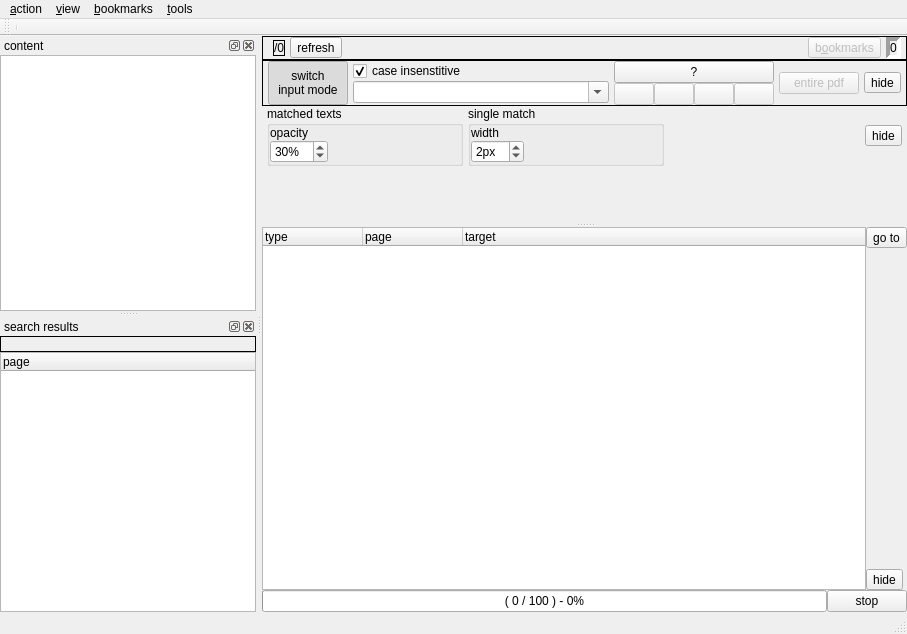
<?xml version="1.0" encoding="UTF-8"?>
<ui version="4.0">
 <class>MPdfReader2</class>
 <widget class="QMainWindow" name="MPdfReader2">
  <property name="geometry">
   <rect>
    <x>0</x>
    <y>0</y>
    <width>907</width>
    <height>634</height>
   </rect>
  </property>
  <property name="windowTitle">
   <string notr="true"/>
  </property>
  <property name="windowIcon">
   <iconset resource="resfile.qrc">
    <normaloff>:/new/icons/icons/pdf_icon.png</normaloff>:/new/icons/icons/pdf_icon.png</iconset>
  </property>
  <widget class="QWidget" name="centralwidget">
   <layout class="QVBoxLayout" name="verticalLayout_3">
    <item>
     <widget class="MDocHeader" name="wdgHeader" native="true"/>
    </item>
    <item>
     <widget class="QStackedWidget" name="stwPdf">
      <property name="currentIndex">
       <number>0</number>
      </property>
      <widget class="QWidget" name="page">
       <layout class="QVBoxLayout" name="verticalLayout_2">
        <item>
         <widget class="QWidget" name="wdgPdf" native="true">
          <property name="sizePolicy">
           <sizepolicy hsizetype="Preferred" vsizetype="Expanding">
            <horstretch>0</horstretch>
            <verstretch>0</verstretch>
           </sizepolicy>
          </property>
          <layout class="QVBoxLayout" name="verticalLayout_8">
           <item>
            <widget class="QFrame" name="wdgMainPanel">
             <property name="sizePolicy">
              <sizepolicy hsizetype="Preferred" vsizetype="Fixed">
               <horstretch>0</horstretch>
               <verstretch>0</verstretch>
              </sizepolicy>
             </property>
             <property name="frameShape">
              <enum>QFrame::Box</enum>
             </property>
             <layout class="QHBoxLayout" name="horizontalLayout_6">
              <property name="spacing">
               <number>5</number>
              </property>
              <property name="leftMargin">
               <number>5</number>
              </property>
              <property name="topMargin">
               <number>0</number>
              </property>
              <property name="rightMargin">
               <number>5</number>
              </property>
              <property name="bottomMargin">
               <number>0</number>
              </property>
              <item>
               <widget class="MSpinIter" name="wdgSpinIter" native="true"/>
              </item>
              <item>
               <widget class="QLabel" name="lblPgNum">
                <property name="sizePolicy">
                 <sizepolicy hsizetype="Preferred" vsizetype="Fixed">
                  <horstretch>0</horstretch>
                  <verstretch>0</verstretch>
                 </sizepolicy>
                </property>
                <property name="frameShape">
                 <enum>QFrame::Box</enum>
                </property>
                <property name="text">
                 <string notr="true">/0</string>
                </property>
                <property name="alignment">
                 <set>Qt::AlignCenter</set>
                </property>
                <property name="margin">
                 <number>3</number>
                </property>
                <property name="textInteractionFlags">
                 <set>Qt::NoTextInteraction</set>
                </property>
               </widget>
              </item>
              <item>
               <widget class="QToolButton" name="btRefreshZoom">
                <property name="toolTip">
                 <string>refresh page</string>
                </property>
                <property name="text">
                 <string>refresh</string>
                </property>
                <property name="icon">
                 <iconset resource="resfile.qrc">
                  <normaloff>:/new/icons/icons/refresh.png</normaloff>:/new/icons/icons/refresh.png</iconset>
                </property>
                <property name="shortcut">
                 <string>Ctrl+R</string>
                </property>
               </widget>
              </item>
              <item>
               <spacer name="horizontalSpacer_2">
                <property name="orientation">
                 <enum>Qt::Horizontal</enum>
                </property>
                <property name="sizeHint" stdset="0">
                 <size>
                  <width>10</width>
                  <height>10</height>
                 </size>
                </property>
               </spacer>
              </item>
              <item>
               <widget class="QToolButton" name="tbBookmarks">
                <property name="enabled">
                 <bool>false</bool>
                </property>
                <property name="toolTip">
                 <string>active bookmarks</string>
                </property>
                <property name="text">
                 <string>b&amp;ookmarks</string>
                </property>
                <property name="icon">
                 <iconset resource="resfile.qrc">
                  <normaloff>:/new/icons/icons/go.png</normaloff>:/new/icons/icons/go.png</iconset>
                </property>
                <property name="checkable">
                 <bool>true</bool>
                </property>
                <property name="toolButtonStyle">
                 <enum>Qt::ToolButtonTextBesideIcon</enum>
                </property>
               </widget>
              </item>
              <item>
               <widget class="QLabel" name="lblBm">
                <property name="frameShape">
                 <enum>QFrame::Panel</enum>
                </property>
                <property name="frameShadow">
                 <enum>QFrame::Sunken</enum>
                </property>
                <property name="lineWidth">
                 <number>4</number>
                </property>
                <property name="text">
                 <string notr="true">0</string>
                </property>
                <property name="textFormat">
                 <enum>Qt::PlainText</enum>
                </property>
                <property name="alignment">
                 <set>Qt::AlignCenter</set>
                </property>
                <property name="margin">
                 <number>1</number>
                </property>
                <property name="textInteractionFlags">
                 <set>Qt::NoTextInteraction</set>
                </property>
               </widget>
              </item>
             </layout>
            </widget>
           </item>
           <item>
            <widget class="QFrame" name="wdgFind">
             <property name="sizePolicy">
              <sizepolicy hsizetype="Preferred" vsizetype="Fixed">
               <horstretch>0</horstretch>
               <verstretch>0</verstretch>
              </sizepolicy>
             </property>
             <property name="frameShape">
              <enum>QFrame::Box</enum>
             </property>
             <layout class="QHBoxLayout" name="horizontalLayout_7">
              <property name="spacing">
               <number>5</number>
              </property>
              <property name="leftMargin">
               <number>5</number>
              </property>
              <property name="topMargin">
               <number>0</number>
              </property>
              <property name="rightMargin">
               <number>5</number>
              </property>
              <property name="bottomMargin">
               <number>0</number>
              </property>
              <item>
               <widget class="QPushButton" name="btInpMode">
                <property name="sizePolicy">
                 <sizepolicy hsizetype="Preferred" vsizetype="Preferred">
                  <horstretch>0</horstretch>
                  <verstretch>0</verstretch>
                 </sizepolicy>
                </property>
                <property name="text">
                 <string>switch
input mode</string>
                </property>
                <property name="checkable">
                 <bool>true</bool>
                </property>
                <property name="checked">
                 <bool>true</bool>
                </property>
               </widget>
              </item>
              <item>
               <widget class="QStackedWidget" name="stwInp">
                <property name="currentIndex">
                 <number>0</number>
                </property>
                <widget class="QWidget" name="page_2">
                 <layout class="QVBoxLayout" name="verticalLayout">
                  <item>
                   <widget class="QCheckBox" name="cbCaseInsensitive">
                    <property name="text">
                     <string>case insenstitive</string>
                    </property>
                    <property name="checked">
                     <bool>true</bool>
                    </property>
                   </widget>
                  </item>
                  <item>
                   <widget class="QComboBox" name="cmbSearch">
                    <property name="sizePolicy">
                     <sizepolicy hsizetype="Expanding" vsizetype="Fixed">
                      <horstretch>0</horstretch>
                      <verstretch>0</verstretch>
                     </sizepolicy>
                    </property>
                    <property name="editable">
                     <bool>true</bool>
                    </property>
                    <property name="insertPolicy">
                     <enum>QComboBox::InsertAtTop</enum>
                    </property>
                    <property name="sizeAdjustPolicy">
                     <enum>QComboBox::AdjustToContentsOnFirstShow</enum>
                    </property>
                   </widget>
                  </item>
                 </layout>
                </widget>
                <widget class="QWidget" name="page_3">
                 <layout class="QHBoxLayout" name="horizontalLayout_8">
                  <item>
                   <widget class="CLatCopt" name="wdgScrInp" native="true"/>
                  </item>
                 </layout>
                </widget>
               </widget>
              </item>
              <item>
               <layout class="QVBoxLayout" name="verticalLayout_4">
                <property name="spacing">
                 <number>0</number>
                </property>
                <item>
                 <widget class="QPushButton" name="btHighlight">
                  <property name="sizePolicy">
                   <sizepolicy hsizetype="Preferred" vsizetype="Fixed">
                    <horstretch>0</horstretch>
                    <verstretch>0</verstretch>
                   </sizepolicy>
                  </property>
                  <property name="toolTip">
                   <string>highlight all matches</string>
                  </property>
                  <property name="text">
                   <string notr="true">?</string>
                  </property>
                  <property name="icon">
                   <iconset resource="resfile.qrc">
                    <normaloff>:/new/icons/icons/bulboff.png</normaloff>
                    <normalon>:/new/icons/icons/bulbon.png</normalon>:/new/icons/icons/bulboff.png</iconset>
                  </property>
                  <property name="checkable">
                   <bool>true</bool>
                  </property>
                 </widget>
                </item>
                <item>
                 <widget class="QWidget" name="wdgButtons" native="true">
                  <property name="enabled">
                   <bool>false</bool>
                  </property>
                  <layout class="QHBoxLayout" name="horizontalLayout">
                   <property name="spacing">
                    <number>0</number>
                   </property>
                   <property name="leftMargin">
                    <number>0</number>
                   </property>
                   <property name="topMargin">
                    <number>0</number>
                   </property>
                   <property name="rightMargin">
                    <number>0</number>
                   </property>
                   <property name="bottomMargin">
                    <number>0</number>
                   </property>
                   <item>
                    <widget class="QPushButton" name="btSearchPrev">
                     <property name="toolTip">
                      <string>previous match</string>
                     </property>
                     <property name="text">
                      <string notr="true"/>
                     </property>
                     <property name="icon">
                      <iconset resource="resfile.qrc">
                       <normaloff>:/new/icons/icons/uparrow.png</normaloff>:/new/icons/icons/uparrow.png</iconset>
                     </property>
                     <property name="shortcut">
                      <string>Meta+PgUp</string>
                     </property>
                    </widget>
                   </item>
                   <item>
                    <widget class="QPushButton" name="btSearchNext">
                     <property name="toolTip">
                      <string>next match</string>
                     </property>
                     <property name="text">
                      <string notr="true"/>
                     </property>
                     <property name="icon">
                      <iconset resource="resfile.qrc">
                       <normaloff>:/new/icons/icons/downarrow.png</normaloff>:/new/icons/icons/downarrow.png</iconset>
                     </property>
                     <property name="shortcut">
                      <string>Meta+PgDown</string>
                     </property>
                    </widget>
                   </item>
                   <item>
                    <widget class="QPushButton" name="btSearchTop">
                     <property name="toolTip">
                      <string>first match</string>
                     </property>
                     <property name="text">
                      <string notr="true"/>
                     </property>
                     <property name="icon">
                      <iconset resource="resfile.qrc">
                       <normaloff>:/new/icons/icons/uparrowto.png</normaloff>:/new/icons/icons/uparrowto.png</iconset>
                     </property>
                     <property name="shortcut">
                      <string>Meta+Home</string>
                     </property>
                    </widget>
                   </item>
                   <item>
                    <widget class="QPushButton" name="btSearchBottom">
                     <property name="toolTip">
                      <string>last match</string>
                     </property>
                     <property name="text">
                      <string notr="true"/>
                     </property>
                     <property name="icon">
                      <iconset resource="resfile.qrc">
                       <normaloff>:/new/icons/icons/downarrowto.png</normaloff>:/new/icons/icons/downarrowto.png</iconset>
                     </property>
                     <property name="shortcut">
                      <string>Meta+End</string>
                     </property>
                    </widget>
                   </item>
                  </layout>
                 </widget>
                </item>
               </layout>
              </item>
              <item>
               <widget class="QPushButton" name="btAll">
                <property name="enabled">
                 <bool>false</bool>
                </property>
                <property name="toolTip">
                 <string>entire pdf</string>
                </property>
                <property name="text">
                 <string>entire pdf</string>
                </property>
                <property name="icon">
                 <iconset resource="resfile.qrc">
                  <normaloff>:/new/icons/icons/work.png</normaloff>:/new/icons/icons/work.png</iconset>
                </property>
                <property name="shortcut">
                 <string>Ctrl+E</string>
                </property>
               </widget>
              </item>
              <item>
               <widget class="QToolButton" name="btHideFind">
                <property name="toolTip">
                 <string>hide</string>
                </property>
                <property name="text">
                 <string>hide</string>
                </property>
                <property name="icon">
                 <iconset resource="resfile.qrc">
                  <normaloff>:/new/icons/icons/stop.png</normaloff>:/new/icons/icons/stop.png</iconset>
                </property>
               </widget>
              </item>
             </layout>
            </widget>
           </item>
           <item>
            <widget class="QWidget" name="wdgPdfSett" native="true">
             <layout class="QHBoxLayout" name="horizontalLayout_11">
              <property name="spacing">
               <number>5</number>
              </property>
              <property name="leftMargin">
               <number>5</number>
              </property>
              <property name="topMargin">
               <number>0</number>
              </property>
              <property name="rightMargin">
               <number>5</number>
              </property>
              <property name="bottomMargin">
               <number>0</number>
              </property>
              <item>
               <widget class="QGroupBox" name="groupBox">
                <property name="title">
                 <string>matched texts</string>
                </property>
                <layout class="QVBoxLayout" name="verticalLayout_5">
                 <item>
                  <widget class="CTextColorChooser" name="cchSelColor" native="true"/>
                 </item>
                 <item>
                  <widget class="QLabel" name="label_2">
                   <property name="text">
                    <string>opacity</string>
                   </property>
                  </widget>
                 </item>
                 <item>
                  <layout class="QHBoxLayout" name="horizontalLayout_9">
                   <item>
                    <widget class="QSpinBox" name="spnSelOpacity">
                     <property name="suffix">
                      <string notr="true">%</string>
                     </property>
                     <property name="maximum">
                      <number>100</number>
                     </property>
                     <property name="singleStep">
                      <number>10</number>
                     </property>
                     <property name="value">
                      <number>30</number>
                     </property>
                    </widget>
                   </item>
                   <item>
                    <spacer name="horizontalSpacer">
                     <property name="orientation">
                      <enum>Qt::Horizontal</enum>
                     </property>
                     <property name="sizeHint" stdset="0">
                      <size>
                       <width>40</width>
                       <height>20</height>
                      </size>
                     </property>
                    </spacer>
                   </item>
                  </layout>
                 </item>
                </layout>
               </widget>
              </item>
              <item>
               <widget class="QGroupBox" name="groupBox_2">
                <property name="title">
                 <string>single match</string>
                </property>
                <layout class="QVBoxLayout" name="verticalLayout_6">
                 <item>
                  <widget class="CTextColorChooser" name="cchBorderColor" native="true"/>
                 </item>
                 <item>
                  <widget class="QLabel" name="label_4">
                   <property name="text">
                    <string>width</string>
                   </property>
                  </widget>
                 </item>
                 <item>
                  <layout class="QHBoxLayout" name="horizontalLayout_10">
                   <item>
                    <widget class="QSpinBox" name="spnBorderWidth">
                     <property name="suffix">
                      <string notr="true">px</string>
                     </property>
                     <property name="minimum">
                      <number>1</number>
                     </property>
                     <property name="maximum">
                      <number>50</number>
                     </property>
                     <property name="value">
                      <number>2</number>
                     </property>
                    </widget>
                   </item>
                   <item>
                    <spacer name="horizontalSpacer_3">
                     <property name="orientation">
                      <enum>Qt::Horizontal</enum>
                     </property>
                     <property name="sizeHint" stdset="0">
                      <size>
                       <width>40</width>
                       <height>20</height>
                      </size>
                     </property>
                    </spacer>
                   </item>
                  </layout>
                 </item>
                </layout>
               </widget>
              </item>
              <item>
               <spacer name="horizontalSpacer_4">
                <property name="orientation">
                 <enum>Qt::Horizontal</enum>
                </property>
                <property name="sizeHint" stdset="0">
                 <size>
                  <width>183</width>
                  <height>20</height>
                 </size>
                </property>
               </spacer>
              </item>
              <item>
               <widget class="QToolButton" name="tbAppearanceHide">
                <property name="toolTip">
                 <string>hide</string>
                </property>
                <property name="text">
                 <string>hide</string>
                </property>
                <property name="icon">
                 <iconset resource="resfile.qrc">
                  <normaloff>:/new/icons/icons/stop.png</normaloff>:/new/icons/icons/stop.png</iconset>
                </property>
               </widget>
              </item>
             </layout>
            </widget>
           </item>
           <item>
            <widget class="QSplitter" name="splitter">
             <property name="orientation">
              <enum>Qt::Vertical</enum>
             </property>
             <widget class="MImageWidget" name="iwPdfImg" native="true">
              <property name="sizePolicy">
               <sizepolicy hsizetype="Expanding" vsizetype="Expanding">
                <horstretch>0</horstretch>
                <verstretch>0</verstretch>
               </sizepolicy>
              </property>
             </widget>
             <widget class="QWidget" name="wdgLinks" native="true">
              <layout class="QHBoxLayout" name="horizontalLayout_4">
               <item>
                <widget class="QTreeWidget" name="treeLinks">
                 <property name="sizePolicy">
                  <sizepolicy hsizetype="Expanding" vsizetype="Preferred">
                   <horstretch>0</horstretch>
                   <verstretch>0</verstretch>
                  </sizepolicy>
                 </property>
                 <property name="contextMenuPolicy">
                  <enum>Qt::DefaultContextMenu</enum>
                 </property>
                 <property name="showDropIndicator" stdset="0">
                  <bool>false</bool>
                 </property>
                 <property name="rootIsDecorated">
                  <bool>false</bool>
                 </property>
                 <property name="itemsExpandable">
                  <bool>false</bool>
                 </property>
                 <property name="expandsOnDoubleClick">
                  <bool>false</bool>
                 </property>
                 <column>
                  <property name="text">
                   <string>type</string>
                  </property>
                 </column>
                 <column>
                  <property name="text">
                   <string>page</string>
                  </property>
                 </column>
                 <column>
                  <property name="text">
                   <string>target</string>
                  </property>
                 </column>
                </widget>
               </item>
               <item>
                <layout class="QVBoxLayout" name="verticalLayout_7">
                 <item>
                  <widget class="QToolButton" name="btLinkGoTo">
                   <property name="toolTip">
                    <string>go to</string>
                   </property>
                   <property name="text">
                    <string>go to</string>
                   </property>
                   <property name="icon">
                    <iconset resource="resfile.qrc">
                     <normaloff>:/new/icons/icons/go.png</normaloff>:/new/icons/icons/go.png</iconset>
                   </property>
                  </widget>
                 </item>
                 <item>
                  <spacer name="verticalSpacer">
                   <property name="orientation">
                    <enum>Qt::Vertical</enum>
                   </property>
                   <property name="sizeHint" stdset="0">
                    <size>
                     <width>20</width>
                     <height>40</height>
                    </size>
                   </property>
                  </spacer>
                 </item>
                 <item>
                  <widget class="QToolButton" name="btLinksHide">
                   <property name="toolTip">
                    <string>hide</string>
                   </property>
                   <property name="text">
                    <string>hide</string>
                   </property>
                   <property name="icon">
                    <iconset resource="resfile.qrc">
                     <normaloff>:/new/icons/icons/stop.png</normaloff>:/new/icons/icons/stop.png</iconset>
                   </property>
                  </widget>
                 </item>
                </layout>
               </item>
              </layout>
             </widget>
            </widget>
           </item>
          </layout>
         </widget>
        </item>
        <item>
         <widget class="QWidget" name="wdgProgress" native="true">
          <layout class="QHBoxLayout" name="horizontalLayout_3">
           <item>
            <layout class="QHBoxLayout" name="horizontalLayout_2">
             <item>
              <widget class="QProgressBar" name="pbSearch">
               <property name="value">
                <number>0</number>
               </property>
               <property name="format">
                <string>( %v / %m ) - %p%</string>
               </property>
              </widget>
             </item>
             <item>
              <widget class="QPushButton" name="btStopSearch">
               <property name="text">
                <string>stop</string>
               </property>
               <property name="icon">
                <iconset resource="resfile.qrc">
                 <normaloff>:/new/icons/icons/stop.png</normaloff>:/new/icons/icons/stop.png</iconset>
               </property>
              </widget>
             </item>
            </layout>
           </item>
          </layout>
         </widget>
        </item>
       </layout>
      </widget>
     </widget>
    </item>
   </layout>
  </widget>
  <widget class="QMenuBar" name="menubar">
   <property name="geometry">
    <rect>
     <x>0</x>
     <y>0</y>
     <width>907</width>
     <height>25</height>
    </rect>
   </property>
   <widget class="QMenu" name="menuAction">
    <property name="title">
     <string>&amp;action</string>
    </property>
    <addaction name="actionSave_as_text"/>
    <addaction name="separator"/>
    <addaction name="actionClose"/>
   </widget>
   <widget class="QMenu" name="menuTools">
    <property name="title">
     <string>&amp;tools</string>
    </property>
    <addaction name="actionGk_Lat_dictionary"/>
    <addaction name="actionCoptic_dictionary"/>
    <addaction name="action_Hebrew_dictionary"/>
    <addaction name="action_numeric_converter"/>
   </widget>
   <widget class="QMenu" name="menuView">
    <property name="title">
     <string>&amp;view</string>
    </property>
    <widget class="QMenu" name="menu_rotate">
     <property name="title">
      <string>&amp;rotate</string>
     </property>
     <addaction name="action0"/>
     <addaction name="action90"/>
     <addaction name="action180"/>
     <addaction name="action270"/>
     <addaction name="separator"/>
     <addaction name="actionRotate_right"/>
     <addaction name="actionRotate_left"/>
    </widget>
    <widget class="QMenu" name="menu_zoom">
     <property name="title">
      <string>&amp;zoom</string>
     </property>
     <addaction name="actionFit_width"/>
     <addaction name="actionFit_height"/>
     <addaction name="separator"/>
     <addaction name="action25"/>
     <addaction name="action50"/>
     <addaction name="action100"/>
     <addaction name="action200"/>
     <addaction name="action400"/>
     <addaction name="action800"/>
     <addaction name="separator"/>
     <addaction name="action_10"/>
     <addaction name="action_11"/>
     <addaction name="separator"/>
     <addaction name="actionCustom"/>
    </widget>
    <addaction name="actionFind"/>
    <addaction name="actionAppearance"/>
    <addaction name="actionToolbar"/>
    <addaction name="separator"/>
    <addaction name="menu_zoom"/>
    <addaction name="menu_rotate"/>
    <addaction name="separator"/>
    <addaction name="actionTable_of_contents"/>
    <addaction name="actionSearch_results"/>
   </widget>
   <widget class="QMenu" name="menuBookmarks">
    <property name="title">
     <string>&amp;bookmarks</string>
    </property>
    <addaction name="actionAdd_bookmark"/>
    <addaction name="actionDrop_all"/>
   </widget>
   <addaction name="menuAction"/>
   <addaction name="menuView"/>
   <addaction name="menuBookmarks"/>
   <addaction name="menuTools"/>
  </widget>
  <widget class="QToolBar" name="tbarTools">
   <property name="windowTitle">
    <string>tools</string>
   </property>
   <attribute name="toolBarArea">
    <enum>TopToolBarArea</enum>
   </attribute>
   <attribute name="toolBarBreak">
    <bool>false</bool>
   </attribute>
   <addaction name="separator"/>
  </widget>
  <widget class="QStatusBar" name="statusBar"/>
  <widget class="QDockWidget" name="dwTOC">
   <property name="windowTitle">
    <string>content</string>
   </property>
   <attribute name="dockWidgetArea">
    <number>1</number>
   </attribute>
   <widget class="QWidget" name="dockWidgetContents">
    <layout class="QVBoxLayout" name="verticalLayout_10">
     <item>
      <widget class="QTreeWidget" name="treeTOC">
       <property name="contextMenuPolicy">
        <enum>Qt::CustomContextMenu</enum>
       </property>
       <property name="editTriggers">
        <set>QAbstractItemView::NoEditTriggers</set>
       </property>
       <property name="selectionMode">
        <enum>QAbstractItemView::SingleSelection</enum>
       </property>
       <property name="expandsOnDoubleClick">
        <bool>false</bool>
       </property>
       <attribute name="headerVisible">
        <bool>false</bool>
       </attribute>
       <column>
        <property name="text">
         <string/>
        </property>
       </column>
      </widget>
     </item>
    </layout>
   </widget>
  </widget>
  <widget class="QDockWidget" name="dwSR">
   <property name="windowTitle">
    <string>search results</string>
   </property>
   <attribute name="dockWidgetArea">
    <number>1</number>
   </attribute>
   <widget class="QWidget" name="dockWidgetContents_3">
    <layout class="QVBoxLayout" name="verticalLayout_9">
     <item>
      <widget class="QLabel" name="lblSText">
       <property name="frameShape">
        <enum>QFrame::Box</enum>
       </property>
       <property name="text">
        <string/>
       </property>
      </widget>
     </item>
     <item>
      <widget class="QTreeWidget" name="treeSearchRes">
       <property name="sizePolicy">
        <sizepolicy hsizetype="Preferred" vsizetype="Expanding">
         <horstretch>0</horstretch>
         <verstretch>0</verstretch>
        </sizepolicy>
       </property>
       <property name="expandsOnDoubleClick">
        <bool>false</bool>
       </property>
       <column>
        <property name="text">
         <string>page</string>
        </property>
       </column>
      </widget>
     </item>
    </layout>
   </widget>
  </widget>
  <action name="actionClose">
   <property name="icon">
    <iconset resource="resfile.qrc">
     <normaloff>:/new/icons/icons/delete.png</normaloff>:/new/icons/icons/delete.png</iconset>
   </property>
   <property name="text">
    <string>&amp;close</string>
   </property>
   <property name="shortcut">
    <string>Ctrl+Q</string>
   </property>
  </action>
  <action name="actionGk_Lat_dictionary">
   <property name="icon">
    <iconset resource="resfile.qrc">
     <normaloff>:/new/icons/icons/alfa2.png</normaloff>:/new/icons/icons/alfa2.png</iconset>
   </property>
   <property name="text">
    <string>&amp;Gk/Lat dictionary</string>
   </property>
   <property name="shortcut">
    <string>Ctrl+Alt+G</string>
   </property>
  </action>
  <action name="actionCoptic_dictionary">
   <property name="icon">
    <iconset resource="resfile.qrc">
     <normaloff>:/new/icons/icons/gima.png</normaloff>:/new/icons/icons/gima.png</iconset>
   </property>
   <property name="text">
    <string>&amp;Coptic dictionary</string>
   </property>
   <property name="shortcut">
    <string>Ctrl+Alt+C</string>
   </property>
  </action>
  <action name="actionFind">
   <property name="checkable">
    <bool>true</bool>
   </property>
   <property name="icon">
    <iconset resource="resfile.qrc">
     <normaloff>:/new/icons/icons/loupe.png</normaloff>:/new/icons/icons/loupe.png</iconset>
   </property>
   <property name="text">
    <string>f&amp;ind</string>
   </property>
   <property name="shortcut">
    <string>Ctrl+Alt+F</string>
   </property>
  </action>
  <action name="action0">
   <property name="checkable">
    <bool>true</bool>
   </property>
   <property name="checked">
    <bool>true</bool>
   </property>
   <property name="text">
    <string notr="true">+ &amp;0 deg</string>
   </property>
  </action>
  <action name="action90">
   <property name="checkable">
    <bool>true</bool>
   </property>
   <property name="text">
    <string notr="true">+ &amp;90 deg</string>
   </property>
  </action>
  <action name="action180">
   <property name="checkable">
    <bool>true</bool>
   </property>
   <property name="text">
    <string notr="true">+ &amp;180 deg</string>
   </property>
  </action>
  <action name="action270">
   <property name="checkable">
    <bool>true</bool>
   </property>
   <property name="text">
    <string notr="true">+ &amp;270 deg</string>
   </property>
  </action>
  <action name="actionFit_width">
   <property name="checkable">
    <bool>true</bool>
   </property>
   <property name="text">
    <string>fit &amp;width</string>
   </property>
   <property name="shortcut">
    <string>Ctrl+Alt+U</string>
   </property>
  </action>
  <action name="actionFit_height">
   <property name="checkable">
    <bool>true</bool>
   </property>
   <property name="text">
    <string>fit &amp;height</string>
   </property>
   <property name="shortcut">
    <string>Ctrl+Alt+I</string>
   </property>
  </action>
  <action name="actionToolbar">
   <property name="checkable">
    <bool>true</bool>
   </property>
   <property name="checked">
    <bool>true</bool>
   </property>
   <property name="text">
    <string>&amp;toolbar</string>
   </property>
  </action>
  <action name="action25">
   <property name="text">
    <string notr="true">25%</string>
   </property>
  </action>
  <action name="action50">
   <property name="text">
    <string notr="true">&amp;50%</string>
   </property>
  </action>
  <action name="action100">
   <property name="checked">
    <bool>false</bool>
   </property>
   <property name="text">
    <string notr="true">&amp;100%</string>
   </property>
  </action>
  <action name="action200">
   <property name="text">
    <string notr="true">&amp;200%</string>
   </property>
  </action>
  <action name="action400">
   <property name="text">
    <string notr="true">&amp;400%</string>
   </property>
  </action>
  <action name="action800">
   <property name="text">
    <string notr="true">&amp;800%</string>
   </property>
  </action>
  <action name="action_10">
   <property name="icon">
    <iconset resource="resfile.qrc">
     <normaloff>:/new/icons/icons/loupe_plus.png</normaloff>:/new/icons/icons/loupe_plus.png</iconset>
   </property>
   <property name="text">
    <string notr="true">+ 10%</string>
   </property>
   <property name="shortcut">
    <string>Ctrl+Alt+O</string>
   </property>
  </action>
  <action name="action_11">
   <property name="icon">
    <iconset resource="resfile.qrc">
     <normaloff>:/new/icons/icons/loupe_minus.png</normaloff>:/new/icons/icons/loupe_minus.png</iconset>
   </property>
   <property name="text">
    <string notr="true">- 10%</string>
   </property>
   <property name="shortcut">
    <string>Ctrl+Alt+P</string>
   </property>
  </action>
  <action name="actionCustom">
   <property name="text">
    <string>&amp;custom</string>
   </property>
  </action>
  <action name="actionRotate_left">
   <property name="icon">
    <iconset resource="resfile.qrc">
     <normaloff>:/new/icons/icons/rotleft.png</normaloff>:/new/icons/icons/rotleft.png</iconset>
   </property>
   <property name="text">
    <string>&amp;rotate left</string>
   </property>
   <property name="shortcut">
    <string>Ctrl+Alt+J</string>
   </property>
  </action>
  <action name="actionRotate_right">
   <property name="icon">
    <iconset resource="resfile.qrc">
     <normaloff>:/new/icons/icons/rotright.png</normaloff>:/new/icons/icons/rotright.png</iconset>
   </property>
   <property name="text">
    <string>&amp;rotate right</string>
   </property>
   <property name="shortcut">
    <string>Ctrl+Alt+K</string>
   </property>
  </action>
  <action name="actionAppearance">
   <property name="checkable">
    <bool>true</bool>
   </property>
   <property name="text">
    <string>&amp;appearance</string>
   </property>
  </action>
  <action name="actionSave_as_text">
   <property name="icon">
    <iconset resource="resfile.qrc">
     <normaloff>:/new/icons/icons/save.png</normaloff>:/new/icons/icons/save.png</iconset>
   </property>
   <property name="text">
    <string>&amp;save as text</string>
   </property>
  </action>
  <action name="actionAdd_bookmark">
   <property name="icon">
    <iconset resource="resfile.qrc">
     <normaloff>:/new/icons/icons/add_item.png</normaloff>:/new/icons/icons/add_item.png</iconset>
   </property>
   <property name="text">
    <string>&amp;add bookmark</string>
   </property>
   <property name="shortcut">
    <string>Ctrl+Alt+B</string>
   </property>
  </action>
  <action name="actionDrop_all">
   <property name="icon">
    <iconset resource="resfile.qrc">
     <normaloff>:/new/icons/icons/delete.png</normaloff>:/new/icons/icons/delete.png</iconset>
   </property>
   <property name="text">
    <string>&amp;drop all bookmarks</string>
   </property>
  </action>
  <action name="actionTable_of_contents">
   <property name="checkable">
    <bool>true</bool>
   </property>
   <property name="enabled">
    <bool>false</bool>
   </property>
   <property name="text">
    <string>t&amp;able of contents</string>
   </property>
  </action>
  <action name="actionSearch_results">
   <property name="checkable">
    <bool>true</bool>
   </property>
   <property name="enabled">
    <bool>true</bool>
   </property>
   <property name="text">
    <string>&amp;search results</string>
   </property>
  </action>
  <action name="action_numeric_converter">
   <property name="icon">
    <iconset resource="resfile.qrc">
     <normaloff>:/new/icons/icons/numcnv.png</normaloff>:/new/icons/icons/numcnv.png</iconset>
   </property>
   <property name="text">
    <string>&amp;numeric converter</string>
   </property>
   <property name="shortcut">
    <string>Ctrl+Alt+N</string>
   </property>
  </action>
  <action name="action_Hebrew_dictionary">
   <property name="icon">
    <iconset resource="resfile.qrc">
     <normaloff>:/new/icons/icons/abgd.png</normaloff>:/new/icons/icons/abgd.png</iconset>
   </property>
   <property name="text">
    <string>&amp;Hebrew dictionary</string>
   </property>
   <property name="shortcut">
    <string>Ctrl+Alt+H</string>
   </property>
  </action>
 </widget>
 <layoutdefault spacing="0" margin="0"/>
 <customwidgets>
  <customwidget>
   <class>CLatCopt</class>
   <extends>QWidget</extends>
   <header>latcopt.h</header>
   <container>1</container>
   <slots>
    <signal>query()</signal>
   </slots>
  </customwidget>
  <customwidget>
   <class>MSpinIter</class>
   <extends>QWidget</extends>
   <header>mspiniter.h</header>
   <container>1</container>
  </customwidget>
  <customwidget>
   <class>CTextColorChooser</class>
   <extends>QWidget</extends>
   <header>textcolorchooser.h</header>
   <container>1</container>
  </customwidget>
  <customwidget>
   <class>MDocHeader</class>
   <extends>QWidget</extends>
   <header>mdocheader.h</header>
   <container>1</container>
  </customwidget>
  <customwidget>
   <class>MImageWidget</class>
   <extends>QWidget</extends>
   <header>mimagewidget.h</header>
   <container>1</container>
  </customwidget>
 </customwidgets>
 <resources>
  <include location="resfile.qrc"/>
 </resources>
 <connections/>
</ui>
